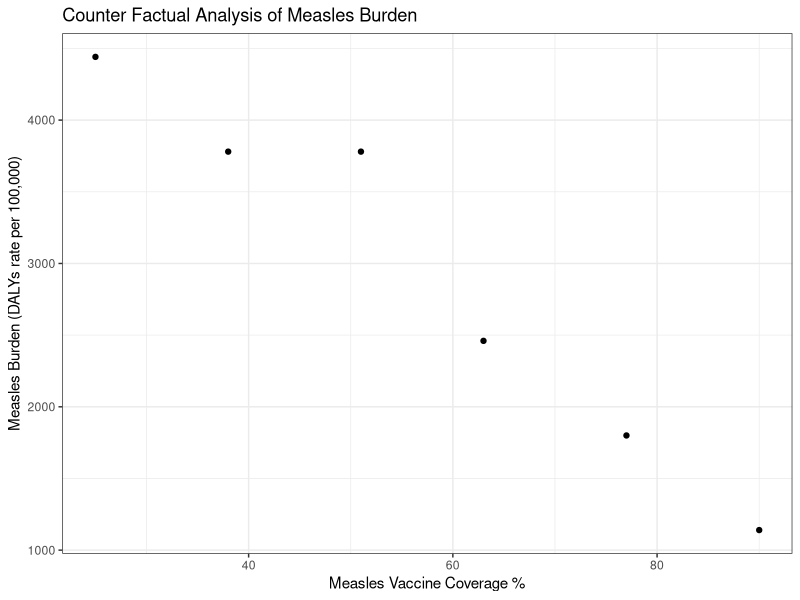
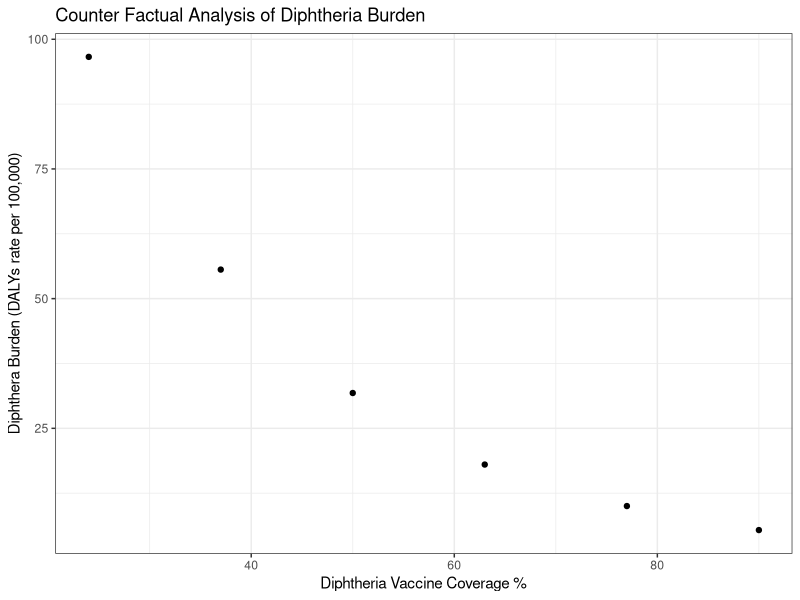

These figures' R source, in order:
Measles_Coverage <- c(25,38,51,63,77,90)
MBurden <- c(4441,3780,3780,2460,1800,1140)

Measles <- data.frame(Measles_Coverage, MBurden)

DTP_Coverage <- c(24,37,50,63,77,90)
DBurden <- c(96.6,55.6,31.81,18.02,10.02,5.39)

Diphtheria <- data.frame(DTP_Coverage,DBurden)

library(tidyverse)

ggplot(Measles, aes(Measles_Coverage,MBurden))+
  geom_point()+ ggtitle("Counter Factual Analysis of Measles Burden")+xlab("Measles Vaccine Coverage %")+ ylab("Measles Burden (DALYs rate per 100,000)")+theme_bw()


ggplot(Diphtheria, aes(DTP_Coverage,DBurden))+
  geom_point()+ ggtitle("Counter Factual Analysis of Diphtheria Burden")+xlab("Diphtheria Vaccine Coverage %")+ ylab("Diphthera Burden (DALYs rate per 100,000)")+theme_bw()
